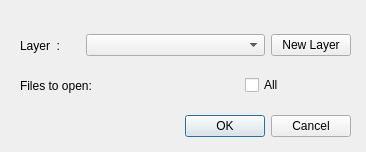
<?xml version="1.0" encoding="UTF-8"?>
<ui version="4.0">
 <class>rrrReaderDialogBase</class>
 <widget class="QDialog" name="rrrReaderDialogBase">
  <property name="geometry">
   <rect>
    <x>0</x>
    <y>0</y>
    <width>366</width>
    <height>152</height>
   </rect>
  </property>
  <property name="windowTitle">
   <string>RRR-reader</string>
  </property>
  <widget class="QDialogButtonBox" name="button_box">
   <property name="geometry">
    <rect>
     <x>10</x>
     <y>110</y>
     <width>341</width>
     <height>32</height>
    </rect>
   </property>
   <property name="orientation">
    <enum>Qt::Horizontal</enum>
   </property>
   <property name="standardButtons">
    <set>QDialogButtonBox::Cancel|QDialogButtonBox::Ok</set>
   </property>
  </widget>
  <widget class="QWidget" name="horizontalLayoutWidget">
   <property name="geometry">
    <rect>
     <x>20</x>
     <y>70</y>
     <width>331</width>
     <height>31</height>
    </rect>
   </property>
   <layout class="QHBoxLayout" name="horizontalLayout">
    <item>
     <widget class="QLabel" name="label">
      <property name="text">
       <string>Files to open:</string>
      </property>
     </widget>
    </item>
    <item>
     <widget class="QgsFileWidget" name="fwRRRFile">
      <property name="filter">
       <string>rrr*</string>
      </property>
     </widget>
    </item>
    <item>
     <widget class="QCheckBox" name="cbAllFiles">
      <property name="text">
       <string>All</string>
      </property>
     </widget>
    </item>
   </layout>
  </widget>
  <widget class="QWidget" name="horizontalLayoutWidget_2">
   <property name="geometry">
    <rect>
     <x>20</x>
     <y>30</y>
     <width>331</width>
     <height>31</height>
    </rect>
   </property>
   <layout class="QHBoxLayout" name="horizontalLayout_2" stretch="1,3,1">
    <item>
     <widget class="QLabel" name="label_2">
      <property name="text">
       <string>Layer  :</string>
      </property>
     </widget>
    </item>
    <item>
     <widget class="QgsMapLayerComboBox" name="cbMapLayer" />
    </item>
    <item>
     <widget class="QPushButton" name="pbNewLayer">
      <property name="text">
       <string>New Layer</string>
      </property>
     </widget>
    </item>
   </layout>
  </widget>
 </widget>
 <customwidgets>
  <customwidget>
   <class>QgsFileWidget</class>
   <extends>QWidget</extends>
   <header>qgsfilewidget.h</header>
  </customwidget>
  <customwidget>
   <class>QgsMapLayerComboBox</class>
   <extends>QComboBox</extends>
   <header>qgsmaplayercombobox.h</header>
  </customwidget>
 </customwidgets>
 <resources/>
 <connections>
  <connection>
   <sender>button_box</sender>
   <signal>accepted()</signal>
   <receiver>rrrReaderDialogBase</receiver>
   <slot>accept()</slot>
   <hints>
    <hint type="sourcelabel">
     <x>20</x>
     <y>20</y>
    </hint>
    <hint type="destinationlabel">
     <x>20</x>
     <y>20</y>
    </hint>
   </hints>
  </connection>
  <connection>
   <sender>button_box</sender>
   <signal>rejected()</signal>
   <receiver>rrrReaderDialogBase</receiver>
   <slot>reject()</slot>
   <hints>
    <hint type="sourcelabel">
     <x>20</x>
     <y>20</y>
    </hint>
    <hint type="destinationlabel">
     <x>20</x>
     <y>20</y>
    </hint>
   </hints>
  </connection>
 </connections>
</ui>
